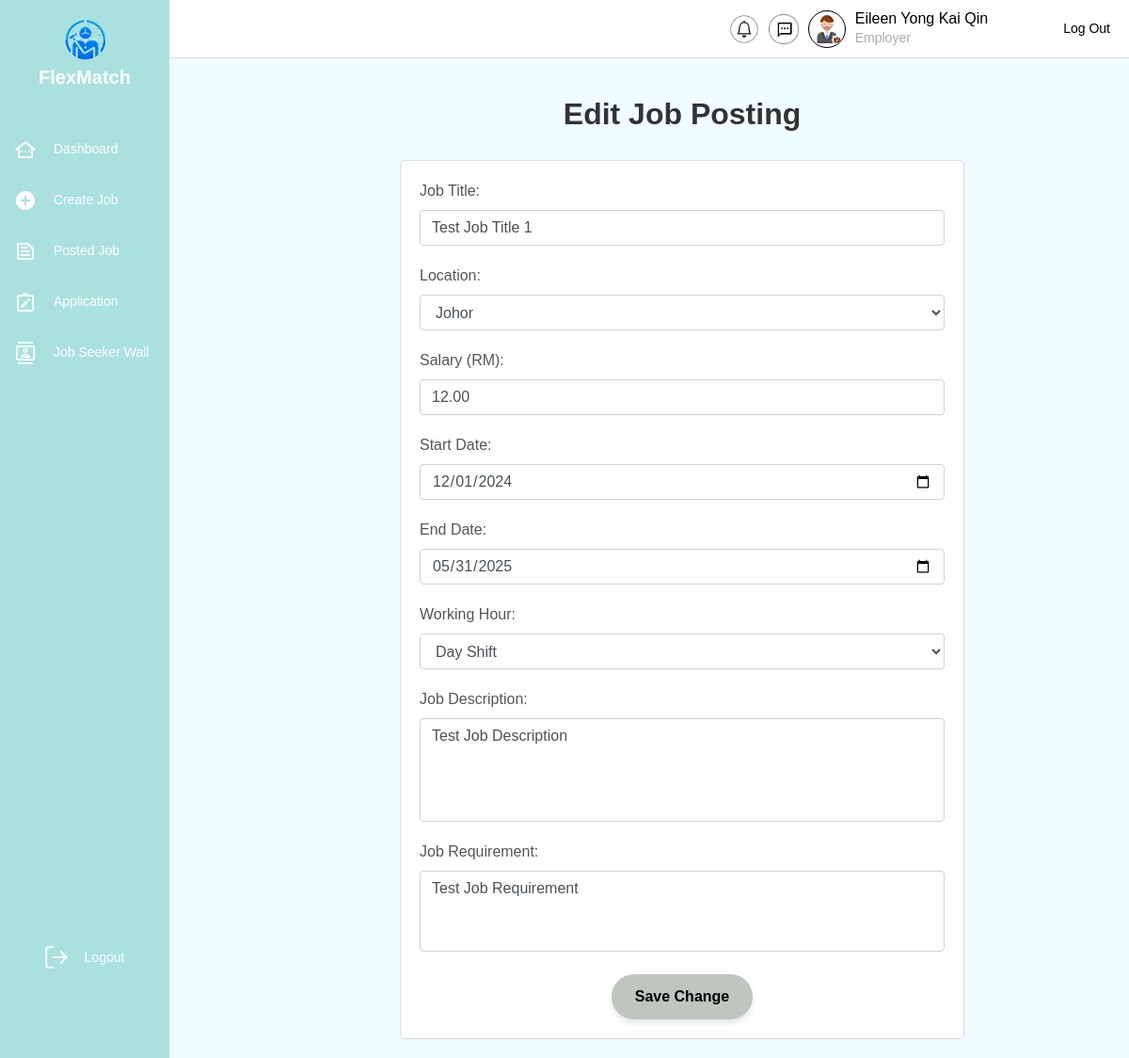
The app's page /Employer/edit_job_posting.php?jobPostID=JP001 (signed in) with its own data.
### tables this page shows
CREATE TABLE employer (
    userID VARCHAR(10) PRIMARY KEY,  
    fullName VARCHAR(100) NOT NULL,  
    email varchar(100) NOT NULL,  
    contactNo VARCHAR(15),  
    companyName VARCHAR(255) NOT NULL,  
    companyAddress TEXT NOT NULL,  
    profilePic varchar(100) DEFAULT NULL,  
    accountStatus ENUM('Active', 'Inactive', 'Suspended') DEFAULT 'Active',  
    warningHistory INT DEFAULT 0,  
    FOREIGN KEY (userID) REFERENCES login(userID) ON DELETE CASCADE  
);

CREATE TABLE jobPost (
    jobPostID VARCHAR(10) PRIMARY KEY,  
    jobTitle VARCHAR(255) NOT NULL,  
    location VARCHAR(255),  
    salary DECIMAL(10, 2),  
    startDate DATE,  
    endDate DATE,  
    workingHour VARCHAR(50),  
    jobDescription TEXT,  
    jobRequirement TEXT,  
    createTime TIMESTAMP DEFAULT CURRENT_TIMESTAMP,  
    updateTime TIMESTAMP DEFAULT CURRENT_TIMESTAMP ON UPDATE CURRENT_TIMESTAMP,  
    userID VARCHAR(10) NOT NULL,  
    FOREIGN KEY (userID) REFERENCES login(userID) ON DELETE CASCADE  
);

### Employer/edit_job_posting.php (the view, shortened to what this page needs)
<!DOCTYPE html>
<html lang="en">
<head>
    <link rel="stylesheet" href="https://stackpath.bootstrapcdn.com/bootstrap/4.5.2/css/bootstrap.min.css">
    <link rel="stylesheet" href="../css/jobPosting.css">
</head>
<body>
    <?php
    include('../database/config.php');
    include('employerNew.php');
    $successMessage = '';
    $jobPostID = isset($_GET['jobPostID']) ? mysqli_real_escape_string($con, $_GET['jobPostID']) : '';
    $job = null;
    if (!empty($jobPostID)) {
        $sql = "SELECT * FROM jobPost WHERE jobPostID = '$jobPostID'";
        $result = mysqli_query($con, $sql);
        $job = mysqli_fetch_assoc($result);
    }
    ?>
    <div class="content">
        <?php if ($successMessage): ?>
            <script>
                document.addEventListener("DOMContentLoaded", function () {
                    document.querySelector('.modal').style.display = 'block';
                    document.querySelector('.modal-overlay').style.display = 'block';
                });
            </script>
        <?php else: ?>
        <h2>Edit Job Posting</h2>
            <form action="edit_job_posting.php" method="post">
                <div class="form-group">
                    <label for="jobTitle">Job Title:</label>
                    <input type="text" class="form-control" id="jobTitle" name="jobTitle" value="<?php echo htmlspecialchars($job['jobTitle'] ?? ''); ?>" required>
                </div>
                <div class="form-group">
                    <label for="location">Location:</label>
                    <select class="form-control" id="location" name="location" required>
                        <option value="Johor" <?php echo ($job['location'] == 'Johor') ? 'selected' : ''; ?>>Johor</option>
                    </select>
                </div>
                <div class="form-group">
                    <label for="salary">Salary (RM):</label>
                    <input type="number" class="form-control" id="salary" name="salary" value="<?php echo number_format($job['salary'] ?? 0, 2); ?>" required>
                </div>
                <div class="form-group">
                    <label for="startDate">Start Date:</label>
                    <input type="date" class="form-control" id="startDate" name="startDate" value="<?php echo htmlspecialchars($job['startDate'] ?? ''); ?>" required>
                </div>
                <div class="form-group">
                    <label for="endDate">End Date:</label>
                    <input type="date" class="form-control" id="endDate" name="endDate" value="<?php echo htmlspecialchars($job['endDate'] ?? ''); ?>" required>
                </div>
                <div class="form-group">
                    <label for="workingHour">Working Hour:</label>
                    <select class="form-control" id="workingHour" name="workingHour" required>
                        <option value="Day Shift" <?php echo ($job['workingHour'] == 'Day Shift') ? 'selected' : ''; ?>>Day Shift</option>
                    </select>
                </div>
                <div class="form-group">
                    <label for="jobDescription">Job Description:</label>
                    <textarea class="form-control" id="jobDescription" name="jobDescription" rows="4" required><?php echo htmlspecialchars($job['jobDescription'] ?? ''); ?></textarea>
                </div>
                <div class="form-group">
                    <label for="jobRequirement">Job Requirement:</label>
                    <textarea class="form-control" id="jobRequirement" name="jobRequirement" rows="3"><?php echo htmlspecialchars($job['jobRequirement'] ?? ''); ?></textarea>
                </div>
                <div class="d-flex justify-content-center mt-4">
                    <button type="submit">Save Change</button>
                </div>
            </form>
        <?php endif; ?>
    </div>
</body>
</html>

### Employer/employerNew.php (shortened to what this page needs)
<?php
include '../database/config.php';
$userID = $_SESSION['userID'];
$query = $con->prepare("
    SELECT employer.fullName
    FROM employer
    INNER JOIN login ON employer.userID = login.userID
    WHERE employer.userID = ?
");
$query->bind_param("s", $userID);
$query->execute();
$result = $query->get_result();
if ($result && $result->num_rows > 0) {
    $employer = $result->fetch_assoc();
    $fullName = $employer['fullName'];
} else {
    $fullName = "Employer";
}
?>
<!DOCTYPE html>
<html lang="en">
<head>
</head>
<body>
    <div class="sidebar">
    <div class="logo-section">
            <img src="../images/FlexMatchLogo.png" alt="FlexMatch Logo" class="logo-image">
            <h1 class="logo-text">FlexMatch</h1>
        </div>
        <nav class="menu">
            <div class="menu-item">
                <img src="../images/dashboardIcon.png" alt="Dashboard Icon" class="menu-icon">
                <span onclick="location.href='employer_dashboard.php'">Dashboard</span>
            </div>
            <div class="menu-item">
                <img src="../images/add_circle.png" alt="Create Job Icon" class="menu-icon">
                <span onclick="location.href='job_posting_form.php'">Create Job</span>
            </div>
            <div class="menu-item">
                <img src="../images/text_snippet.png" alt="Posted Job Icon" class="menu-icon">
                <span onclick="location.href='job_posting_list.php'">Posted Job</span>
            </div>
            <div class="menu-item">
                <img src="../images/note_alt.png" alt="Application Icon" class="menu-icon">
                <span>Application</span>
            </div>
            <div class="menu-item">
                <img src="../images/contacts.png" alt="Job Seeker Wall Icon" class="menu-icon">
                <span>Job Seeker Wall</span>
            </div>
        </nav>
        <div class="logout" onclick="location.href='../login.html'">
    <img src="../images/vector.png" alt="Logout Icon" class="menu-icon">
    <span class="logout-text">Logout</span>
</div>
    </div>
    <div class="main-content">
        <header class="header">
        <div class="header-right">
            <img src="../images/Notification.png" alt="Notification Icon" class="notification-icon">
            <img src="../images/Chat.png" alt="Chat Icon" class="notification-icon">
                    <img src="../images/employer.png" alt="User Image" class="profile-image">
                    <div class="user-info">
                        <span class="user-name"><?php echo htmlspecialchars($fullName); ?></span>
                        <span class="user-role">Employer</span>
                    </div>
                </div>
                <span class="logout-button" onclick="location.href='../login.html'">Log Out</span>
            </div>
        <section class="content">
        </section>
</body>
</html>

### css/jobPosting.css (style rules this page uses)
body { font-family: "Arial", sans-serif; font-weight: 500; font-style: normal; }
.content { display: flex; justify-content: center; align-items: center; margin-left: 250px; padding: 20px; }
h2 { text-align: center; font-size: 32px; font-weight: 700; color: #333333; margin-bottom: 10px; margin-top: -20px; }
form { width: 100%; max-width: 600px; margin: 0 auto; padding: 20px; background-color: #fff; border: 1px solid #ddd; border-radius: 5px; }
.form-group { margin-bottom: 20px; text-align: left; }
label { font-size: 16px; font-weight: 500; color: #555555; margin-bottom: 8px; display: block; }
input, select, textarea { width: 100%; padding: 10px; font-size: 14px; border: 1px solid #CCCCCC; border-radius: 8px; margin-top: 5px; box-sizing: border-box; background-color: #F9F9F9; }
textarea { resize: none; }
button { width: 100%; padding: 12px 0; font-size: 18px; font-weight: 600; color: #FFFFFF; background: #5AB9A2; border: none; border-radius: 25px; cursor: pointer; transition: background 0.3s ease; }
button { width: 150px; padding: 12px 20px; font-size: 16px; font-weight: 700; color: #000000; background: #BEC6BF; border: none; border-radius: 50px; box-shadow: 0px 4px 6px rgba(0, 0, 0, 0.1); text-align: center; cursor: pointer; transition: all 0.3s ease; outline: none; }

### Employer/employerNew.php (style rules this page uses)
* { margin: 0; padding: 0; box-sizing: border-box; font-family: Arial, sans-serif; }
body { display: flex; flex-direction: column; min-height: 100vh; background: #F0FDFF; }
.sidebar { position: fixed; width: 180px; height: 100%; background: #AAE1DE; display: flex; flex-direction: column; align-items: center; padding-top: 20px; }
.logo-section { text-align: center; margin-bottom: 30px; margin-top: -10px; position: relative; }
.logo-image { width: 70px; height: auto; }
.logo-text { font-weight: bold; font-size: 20px; color: #FFFFFF; margin-top: 0px; }
.menu { width: 100%; }
.menu-item, .logout { display: flex; align-items: center; padding: 15px; cursor: pointer; color: #FFFFFF; font-size: 14px; font-family: 'Cabin', sans-serif; font-weight: 400; gap: 18px; border-radius: 8px; }
.menu-icon { width: 24px; height: 24px; }
.logout { margin-top: auto; margin-bottom: 80px; text-align: center; }
.logout-text { color: #FFFFFF; font-size: 14px; font-family: 'Arial', sans-serif; font-weight: 400; }
.main-content { margin-left: 180px; width: calc(100% - 180px); }
.header { background: #FFFFFF; padding: 10px 20px; display: flex; justify-content: flex-end; align-items: center; border-bottom: 1px solid #DBDDE0; }
.header-right { display: flex; align-items: center; gap: 10px; }
.notification-icon { width: 32px; height: 32px; cursor: pointer; }
.profile-image { width: 40px; height: 40px; border-radius: 50%; border: 0.1px solid #000000; cursor: pointer; }
.user-info { display: flex; flex-direction: column; text-align: left; }
.user-name { font-weight: 500; font-size: 16px; line-height: 20px; color: #000000; }
.user-role { font-size: 14px; color: #A8AAB0; }
.logout-button { font-size: 14px; color: #000000; border: none; background: none; cursor: pointer; margin-left: 80px; transition: color 0.3s ease; }
.content { padding: 20px; text-align: center; display: flex; flex-direction: column; gap: 20px; align-items: center; justify-content: flex-start; }

### records on screen
employer: fullName "Eileen Yong Kai Qin"
jobpost: jobTitle "Test Job Title 1", salary "12.00", startDate "12/01/2024", endDate "05/31/2025", workingHour "Day Shift", jobDescription "Test Job Description", jobRequirement "Test Job Requirement"
